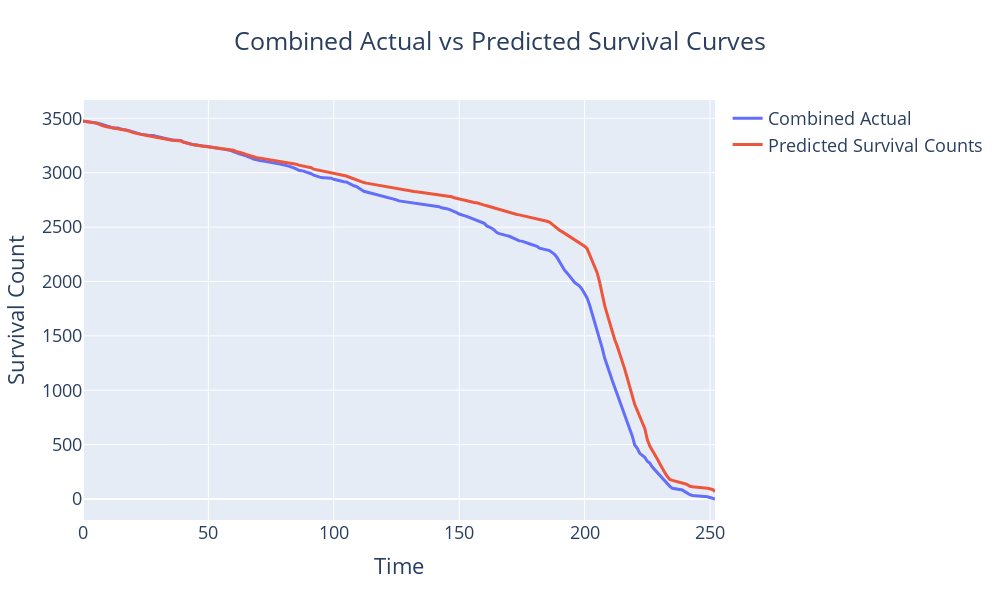

The code cell stored with this chart in its notebook:
### Markdown cell above
The C-index (concordance index) is a measure of the accuracy of a model in predicting the risk of a specific event, such as machine damage. It ranges from 0 to 1, with a higher value indicating better accuracy. A C-index of 0.80 or higher is considered to be good, indicating that the model is able to correctly predict the risk of machine damage in most cases.

The IBS (integrated Brier score) is a measure of the calibration of a model, which assesses how well the predicted probabilities of an event match the observed frequencies of that event. A lower IBS value indicates better calibration, meaning that the model is not overestimating or underestimating the risk of machine damage. An IBS of 0.07 is considered to be low, indicating that the model is well-calibrated.

### Code cell
from sksurv.nonparametric import kaplan_meier_estimator

# Calculate the combined actual survival curve using Kaplan-Meier estimator
time_points, actual_survival_prob = kaplan_meier_estimator(T_test['failure'].astype(bool), T_test['tool_wear_min'])

# Predicted survival counts
predicted_survival_counts = (rsf_surv_prob.sum(axis=0)).astype(int)

# Create a Plotly figure
fig = go.Figure()

# Add the actual survival curve
fig.add_trace(go.Scatter(x=time_points, y=actual_survival_prob * len(T_test), mode='lines', 
                         name="Combined Actual", line=dict(width=3)))

# Add the predicted survival counts
fig.add_trace(go.Scatter(x=time_points, y=predicted_survival_counts, mode='lines', 
                         name="Predicted Survival Counts", line=dict(width=3)))

# Update layout with axis labels and title
fig.update_layout(
    xaxis_title='Time',
    yaxis_title='Survival Count',
    title='Combined Actual vs Predicted Survival Curves',
    width=1000,
    height=600,
    title_x=0.5,
    title_xanchor='center',
    font=dict(
        size=18 
    )
)

# Show the plot
fig.show()

### Figure 1 — Plotly figure (JSON) as saved in the notebook; plotly's stock layout.template omitted (floating-point values rounded to 4 significant figures; data arrays with more than 128 entries replaced by an {"elided": "..."} marker saying what was removed)
{"data": [{"line": {"width": 3}, "mode": "lines", "name": "Combined Actual", "type": "scatter", "x": {"elided": "247 int values"}, "y": {"elided": "247 float values"}}, {"line": {"width": 3}, "mode": "lines", "name": "Predicted Survival Counts", "type": "scatter", "x": {"elided": "247 int values"}, "y": {"elided": "251 int values"}}], "layout": {"font": {"size": 18}, "height": 600, "title": {"text": "Combined Actual vs Predicted Survival Curves", "x": 0.5, "xanchor": "center"}, "width": 1000, "xaxis": {"title": {"text": "Time"}}, "yaxis": {"title": {"text": "Survival Count"}}}}
